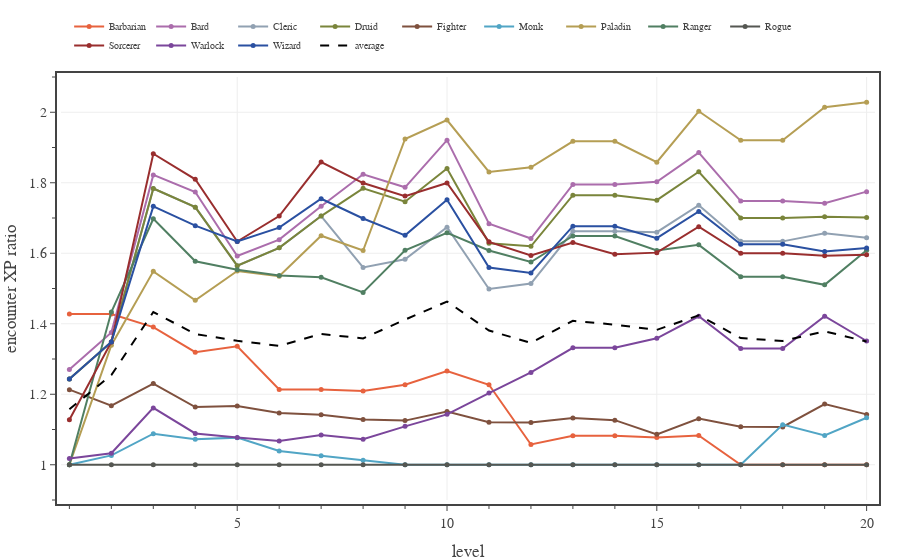

The notebook cell this image was saved under:
### Code cell
# Plots average encounter XP for each class on days with only one Deadly encounters and no short rest. 
n_enc = 1
encounter_difficulty = 'Deadly'

with open(f'../xp-and-player-characters/pc data - Medium 2 short rests.json', 'r') as fin:
    pc_data0 = json.load(fin)

with open(f'../xp-and-player-characters/pc data - {encounter_difficulty} 2 short rests.json', 'r') as fin:
    pc_data1 = json.load(fin)

levels = np.array(range(1,21,1))
enc_XP_budget = 0.5 * np.array(ENCOUNTER_DIFFICULTIES['Daily']['XP'])

fig = go.Figure(
    layout=go.Layout(
        template=TFB_TEMPLATE,
        xaxis=dict(
            title_text='level',
            range=[0.8, 20.2],
            tick0=0, dtick=5,
            minor=dict(tick0=0, dtick=1),
        ),
        yaxis=dict(
            autorange=False,
            title_text='encounter XP ratio',
            range=[0.9, 2.1],
            tick0=0, dtick=0.2,
            minor=dict(tick0=0, dtick=0.1),
        ),
        legend=dict(
            yanchor='bottom',  y=1.04,
            xanchor='left', x=0.01,
            orientation='h',
        )
    )
)

eXPmean = np.zeros(20)
aXPmean = np.zeros(20)
for pc in PC_CLASSES:
    eXP = np.zeros(20)
    for level in range(20):
        encounters = pc_data1[pc][level]['encounters']
        encounters = [x for x in encounters if x['type'] == 'encounter']
        eXP[level] = np.mean([x['XP mean'] for x in encounters[0:n_enc]])

    eXPmean += eXP
    aXP  = np.array([x['encounter XP mean'] for x in pc_data0[pc]])
    aXPmean += aXP

    fig.add_trace(go.Scatter(
        x=levels, 
        y=eXP/aXP,
        mode='lines+markers', 
        line={'color': PC_CLASSES[pc]['color']},
        marker={'size': 5},
        unselected=dict(marker=dict(opacity=0.0)),
        name=pc,
        hovertemplate=
            '<b>'+pc+'</b><br>'+
            'lvl %{x}<br>'+
            'enc XP %{y:.2f}'+
            '<extra></extra>'
    ))

eXPmean /= len(PC_CLASSES)
aXPmean /= len(PC_CLASSES)
fig.add_trace(go.Scatter(
    x=levels, 
    y=eXPmean/aXPmean,
    mode='lines', 
    line=dict(color='black', dash='dash'),
    unselected=dict(marker=dict(opacity=0.0)),
    name='average',
    hoverinfo='skip'
))

# show figure
fig.show(config=TFB_CONFIG)

# save large format figure
if SAVEFIGS:
    file_name = f'./fig-single-encounter-xp-vs-level-{encounter_difficulty.lower()}-large.html'
    fig_html = fig.to_html(
        config=TFB_CONFIG,
        include_plotlyjs=False, 
        full_html=False, 
    )
    fig_soup = BeautifulSoup(fig_html, 'html.parser')
    fig_soup.div['class'] = 'plotly-div-large'
    fig_soup.div['style'] = 'aspect-ratio:600/550'
    with open(file_name, 'wb') as fout:
        fout.write(fig_soup.prettify('utf-8'))

# save small format figure
if SAVEFIGS:
    fig.update_traces(marker=dict(size=4))
    fig.update_layout(font=dict(size=10), legend=dict(font_size=8))
    file_name = f'./fig-single-encounter-xp-vs-level-{encounter_difficulty.lower()}-small.html'
    fig_html = fig.to_html(
        config=TFB_CONFIG,
        include_plotlyjs=False, 
        full_html=False, 
    )
    fig_soup = BeautifulSoup(fig_html, 'html.parser')
    fig_soup.div['class'] = 'plotly-div-small'
    fig_soup.div['style'] = 'aspect-ratio:600/600'
    with open(file_name, 'wb') as fout:
        fout.write(fig_soup.prettify('utf-8'))

### Figure 1 — Plotly figure (JSON) as saved in the notebook; plotly's stock layout.template omitted (floating-point values rounded to 4 significant figures)
{"data": [{"hovertemplate": "<b>Barbarian</b><br>lvl %{x}<br>enc XP %{y:.2f}<extra></extra>", "line": {"color": "#E7623E"}, "marker": {"size": 5}, "mode": "lines+markers", "name": "Barbarian", "type": "scatter", "unselected": {"marker": {"opacity": 0}}, "x": [1, 2, 3, 4, 5, 6, 7, 8, 9, 10, 11, 12, 13, 14, 15, 16, 17, 18, 19, 20], "y": [1.428, 1.428, 1.39, 1.319, 1.336, 1.214, 1.214, 1.209, 1.227, 1.266, 1.227, 1.058, 1.082, 1.082, 1.077, 1.083, 1.0, 1, 1.0, 1]}, {"hovertemplate": "<b>Bard</b><br>lvl %{x}<br>enc XP %{y:.2f}<extra></extra>", "line": {"color": "#AB6DAC"}, "marker": {"size": 5}, "mode": "lines+markers", "name": "Bard", "type": "scatter", "unselected": {"marker": {"opacity": 0}}, "x": [1, 2, 3, 4, 5, 6, 7, 8, 9, 10, 11, 12, 13, 14, 15, 16, 17, 18, 19, 20], "y": [1.27, 1.375, 1.822, 1.774, 1.592, 1.639, 1.733, 1.824, 1.787, 1.921, 1.684, 1.642, 1.795, 1.795, 1.803, 1.886, 1.748, 1.748, 1.742, 1.775]}, {"hovertemplate": "<b>Cleric</b><br>lvl %{x}<br>enc XP %{y:.2f}<extra></extra>", "line": {"color": "#91A1B2"}, "marker": {"size": 5}, "mode": "lines+markers", "name": "Cleric", "type": "scatter", "unselected": {"marker": {"opacity": 0}}, "x": [1, 2, 3, 4, 5, 6, 7, 8, 9, 10, 11, 12, 13, 14, 15, 16, 17, 18, 19, 20], "y": [1.243, 1.348, 1.784, 1.731, 1.565, 1.615, 1.706, 1.56, 1.583, 1.674, 1.499, 1.514, 1.662, 1.662, 1.66, 1.736, 1.634, 1.634, 1.657, 1.644]}, {"hovertemplate": "<b>Druid</b><br>lvl %{x}<br>enc XP %{y:.2f}<extra></extra>", "line": {"color": "#7A853B"}, "marker": {"size": 5}, "mode": "lines+markers", "name": "Druid", "type": "scatter", "unselected": {"marker": {"opacity": 0}}, "x": [1, 2, 3, 4, 5, 6, 7, 8, 9, 10, 11, 12, 13, 14, 15, 16, 17, 18, 19, 20], "y": [1.243, 1.348, 1.784, 1.731, 1.565, 1.615, 1.706, 1.784, 1.746, 1.84, 1.628, 1.62, 1.765, 1.765, 1.751, 1.831, 1.7, 1.7, 1.704, 1.701]}, {"hovertemplate": "<b>Fighter</b><br>lvl %{x}<br>enc XP %{y:.2f}<extra></extra>", "line": {"color": "#7F513E"}, "marker": {"size": 5}, "mode": "lines+markers", "name": "Fighter", "type": "scatter", "unselected": {"marker": {"opacity": 0}}, "x": [1, 2, 3, 4, 5, 6, 7, 8, 9, 10, 11, 12, 13, 14, 15, 16, 17, 18, 19, 20], "y": [1.213, 1.168, 1.23, 1.164, 1.167, 1.147, 1.142, 1.128, 1.125, 1.151, 1.121, 1.12, 1.133, 1.126, 1.086, 1.131, 1.108, 1.107, 1.172, 1.143]}, {"hovertemplate": "<b>Monk</b><br>lvl %{x}<br>enc XP %{y:.2f}<extra></extra>", "line": {"color": "#51A5C5"}, "marker": {"size": 5}, "mode": "lines+markers", "name": "Monk", "type": "scatter", "unselected": {"marker": {"opacity": 0}}, "x": [1, 2, 3, 4, 5, 6, 7, 8, 9, 10, 11, 12, 13, 14, 15, 16, 17, 18, 19, 20], "y": [1, 1.027, 1.088, 1.073, 1.077, 1.039, 1.026, 1.013, 1, 1, 1, 1.0, 1, 1, 1, 1, 1, 1.114, 1.083, 1.133]}, {"hovertemplate": "<b>Paladin</b><br>lvl %{x}<br>enc XP %{y:.2f}<extra></extra>", "line": {"color": "#B59E54"}, "marker": {"size": 5}, "mode": "lines+markers", "name": "Paladin", "type": "scatter", "unselected": {"marker": {"opacity": 0}}, "x": [1, 2, 3, 4, 5, 6, 7, 8, 9, 10, 11, 12, 13, 14, 15, 16, 17, 18, 19, 20], "y": [1, 1.339, 1.549, 1.466, 1.55, 1.535, 1.65, 1.608, 1.924, 1.978, 1.831, 1.844, 1.918, 1.918, 1.858, 2.003, 1.921, 1.921, 2.014, 2.029]}, {"hovertemplate": "<b>Ranger</b><br>lvl %{x}<br>enc XP %{y:.2f}<extra></extra>", "line": {"color": "#507F62"}, "marker": {"size": 5}, "mode": "lines+markers", "name": "Ranger", "type": "scatter", "unselected": {"marker": {"opacity": 0}}, "x": [1, 2, 3, 4, 5, 6, 7, 8, 9, 10, 11, 12, 13, 14, 15, 16, 17, 18, 19, 20], "y": [1, 1.433, 1.698, 1.577, 1.553, 1.537, 1.532, 1.489, 1.608, 1.658, 1.608, 1.575, 1.649, 1.649, 1.608, 1.624, 1.534, 1.534, 1.51, 1.609]}, {"hovertemplate": "<b>Rogue</b><br>lvl %{x}<br>enc XP %{y:.2f}<extra></extra>", "line": {"color": "#555752"}, "marker": {"size": 5}, "mode": "lines+markers", "name": "Rogue", "type": "scatter", "unselected": {"marker": {"opacity": 0}}, "x": [1, 2, 3, 4, 5, 6, 7, 8, 9, 10, 11, 12, 13, 14, 15, 16, 17, 18, 19, 20], "y": [1, 1, 1, 1, 1.0, 1, 1, 1.0, 1, 1.0, 1, 1, 1, 1, 1, 1, 1, 1.0, 1, 1.0]}, {"hovertemplate": "<b>Sorcerer</b><br>lvl %{x}<br>enc XP %{y:.2f}<extra></extra>", "line": {"color": "#992E2E"}, "marker": {"size": 5}, "mode": "lines+markers", "name": "Sorcerer", "type": "scatter", "unselected": {"marker": {"opacity": 0}}, "x": [1, 2, 3, 4, 5, 6, 7, 8, 9, 10, 11, 12, 13, 14, 15, 16, 17, 18, 19, 20], "y": [1.128, 1.348, 1.882, 1.81, 1.633, 1.706, 1.859, 1.799, 1.762, 1.8, 1.632, 1.594, 1.63, 1.597, 1.602, 1.675, 1.6, 1.6, 1.593, 1.596]}, {"hovertemplate": "<b>Warlock</b><br>lvl %{x}<br>enc XP %{y:.2f}<extra></extra>", "line": {"color": "#7B469B"}, "marker": {"size": 5}, "mode": "lines+markers", "name": "Warlock", "type": "scatter", "unselected": {"marker": {"opacity": 0}}, "x": [1, 2, 3, 4, 5, 6, 7, 8, 9, 10, 11, 12, 13, 14, 15, 16, 17, 18, 19, 20], "y": [1.018, 1.033, 1.161, 1.089, 1.078, 1.067, 1.084, 1.073, 1.109, 1.143, 1.203, 1.262, 1.332, 1.332, 1.359, 1.421, 1.33, 1.33, 1.421, 1.351]}, {"hovertemplate": "<b>Wizard</b><br>lvl %{x}<br>enc XP %{y:.2f}<extra></extra>", "line": {"color": "#2A50A1"}, "marker": {"size": 5}, "mode": "lines+markers", "name": "Wizard", "type": "scatter", "unselected": {"marker": {"opacity": 0}}, "x": [1, 2, 3, 4, 5, 6, 7, 8, 9, 10, 11, 12, 13, 14, 15, 16, 17, 18, 19, 20], "y": [1.243, 1.348, 1.733, 1.678, 1.633, 1.673, 1.755, 1.699, 1.651, 1.752, 1.56, 1.544, 1.677, 1.677, 1.643, 1.718, 1.626, 1.626, 1.605, 1.615]}, {"hoverinfo": "skip", "line": {"color": "black", "dash": "dash"}, "mode": "lines", "name": "average", "type": "scatter", "unselected": {"marker": {"opacity": 0}}, "x": [1, 2, 3, 4, 5, 6, 7, 8, 9, 10, 11, 12, 13, 14, 15, 16, 17, 18, 19, 20], "y": [1.157, 1.254, 1.433, 1.371, 1.352, 1.337, 1.371, 1.358, 1.412, 1.463, 1.381, 1.346, 1.408, 1.397, 1.383, 1.424, 1.359, 1.351, 1.379, 1.35]}], "layout": {"legend": {"orientation": "h", "x": 0.01, "xanchor": "left", "y": 1.04, "yanchor": "bottom"}, "xaxis": {"dtick": 5, "minor": {"dtick": 1, "tick0": 0}, "range": [0.8, 20.2], "tick0": 0, "title": {"text": "level"}}, "yaxis": {"autorange": false, "dtick": 0.2, "minor": {"dtick": 0.1, "tick0": 0}, "range": [0.9, 2.1], "tick0": 0, "title": {"text": "encounter XP ratio"}}}}
